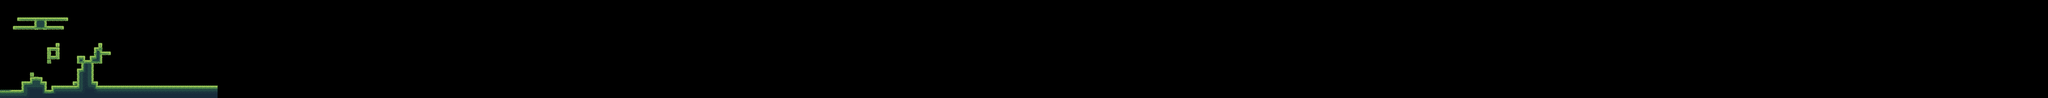

Rendered tile map (Tiled .tmx) drawn with the repository's tilesets; below, a short description and the map source with its tile grids summarised:
An orthogonal 480x23 tile map with 16x16 px tiles, 1 tile layer (Top Layer).

<map version="1.4" tiledversion="1.4.2" orientation="orthogonal" renderorder="right-down" width="480" height="23" tilewidth="16" tileheight="16" infinite="0" nextlayerid="2" nextobjectid="1">
 <tileset firstgid="1" source="tileset.tsx" />
 <layer id="1" name="Top Layer" width="480" height="23">
  <data>[11040 cells, 470 non-empty, 101 distinct tile ids]</data>
 </layer>
</map>
